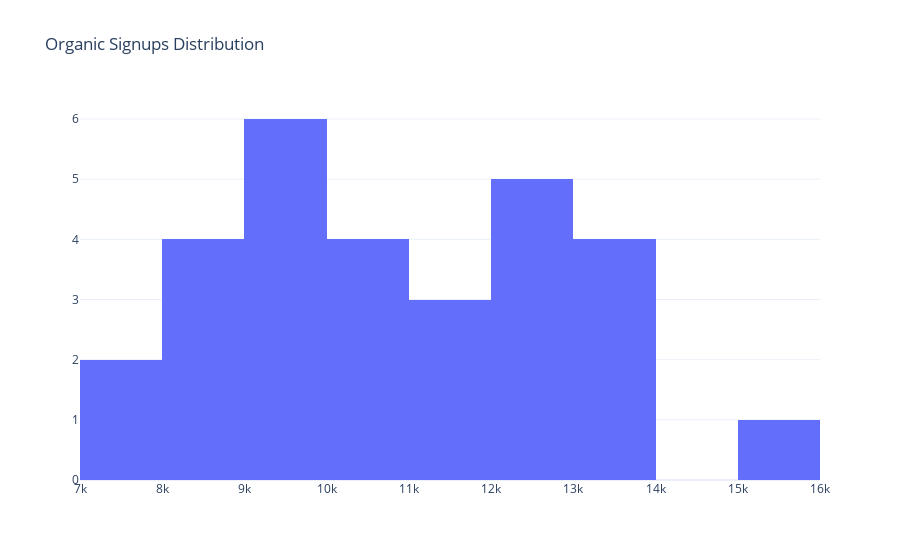

The notebook cell saved with this chart:
### Code cell
fig = go.Figure(data=go.Histogram(x=mx_data['Organic Signups'], xbins=dict(start=7000, end=16000, size=1000)))
fig.update_layout(title='Organic Signups Distribution')
fig.show()

### Figure 1 — Plotly figure (JSON) as saved in the notebook; plotly's stock layout.template omitted (floating-point values rounded to 4 significant figures)
{"data": [{"type": "histogram", "x": [12006, 13342, 10976, 12779, 11957, 12586, 13202, 15758, 13073, 13868, 12378, 11031, 10031, 8303, 7285, 8217, 11001, 10085, 9160, 9372, 8809, 9850, 8984, 9873, 9176, 9101, 10335, 12200, 7233], "xbins": {"end": 16000, "size": 1000, "start": 7000}}], "layout": {"title": {"text": "Organic Signups Distribution"}}}
